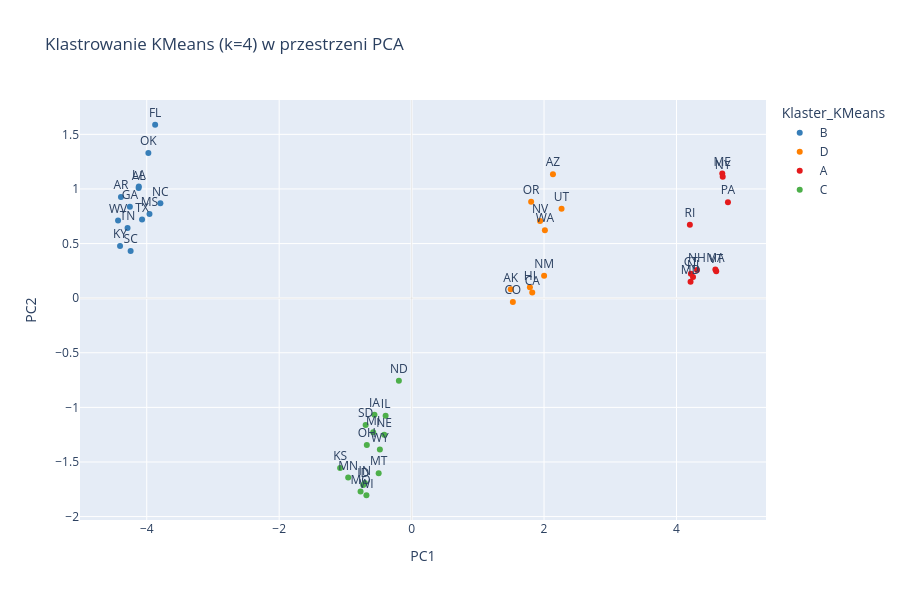

This figure's notebook cell:
### Code cell
df_pca['Klaster_KMeans'] = df_state['Klaster_KMeans'].values
CLUSTER_PALETTE = {ascii_uppercase[i]: BASE_CLUSTER_COLORS[i] for i in range(len(BASE_CLUSTER_COLORS))}
fig_km = px.scatter(
    df_pca,
    x='PC1',
    y='PC2',
    text='LocationAbbr',
    color='Klaster_KMeans',
    color_discrete_map=CLUSTER_PALETTE,
    hover_data=['LocationDesc', 'Obesity', 'NoActivity', 'Region'],
    title=f'Klastrowanie KMeans (k={best_k}) w przestrzeni PCA',
    height=600,
)
fig_km.update_traces(textposition='top center', selector=dict(mode='markers+text'))
fig_km.add_hline(y=0, line_width=0.5, line_color='lightgray')
fig_km.add_vline(x=0, line_width=0.5, line_color='lightgray')
fig_km.update_layout(legend_title_text='Klaster_KMeans')
fig_km.show(config=config)

### Figure 1 — Plotly figure (JSON) as saved in the notebook; plotly's stock layout.template omitted (floating-point values rounded to 4 significant figures)
{"data": [{"customdata": [["Alabama", 31.32, 26.59, "South"], ["Arkansas", 31.93, 27.7, "South"], ["Florida", 31.54, 27.35, "South"], ["Georgia", 31.88, 27.81, "South"], ["Kentucky", 30.8, 27.77, "South"], ["Louisiana", 31.38, 28.02, "South"], ["Mississippi", 30.92, 27.38, "South"], ["North Carolina", 30.73, 27.98, "South"], ["Oklahoma", 30.68, 27.56, "South"], ["South Carolina", 30.89, 28.3, "South"], ["Tennessee", 30.59, 28.51, "South"], ["Texas", 30.81, 27.48, "South"], ["West Virginia", 31.38, 28.63, "South"]], "hovertemplate": "Klaster_KMeans=B<br>PC1=%{x}<br>PC2=%{y}<br>LocationAbbr=%{text}<br>LocationDesc=%{customdata[0]}<br>Obesity=%{customdata[1]}<br>NoActivity=%{customdata[2]}<br>Region=%{customdata[3]}<extra></extra>", "legendgroup": "B", "marker": {"color": "#377EB8", "symbol": "circle"}, "mode": "markers+text", "name": "B", "orientation": "v", "showlegend": true, "text": ["AL", "AR", "FL", "GA", "KY", "LA", "MS", "NC", "OK", "SC", "TN", "TX", "WV"], "textposition": "top center", "type": "scatter", "x": [-4.123, -4.389, -3.873, -4.255, -4.403, -4.119, -3.958, -3.794, -3.975, -4.243, -4.29, -4.071, -4.433], "xaxis": "x", "y": [1.009, 0.9255, 1.588, 0.8375, 0.4787, 1.023, 0.771, 0.869, 1.33, 0.4321, 0.6431, 0.7203, 0.7106], "yaxis": "y"}, {"customdata": [["Alaska", 20.02, 17.56, "West"], ["Arizona", 19.77, 16.51, "West"], ["California", 20.78, 16.37, "West"], ["Colorado", 21.17, 16.19, "West"], ["Hawaii", 21.31, 15.77, "West"], ["Nevada", 21.09, 16.75, "West"], ["New Mexico", 20.71, 16.11, "West"], ["Oregon", 21.46, 18.61, "West"], ["Utah", 20.46, 16.76, "West"], ["Washington", 20.47, 17.92, "West"]], "hovertemplate": "Klaster_KMeans=D<br>PC1=%{x}<br>PC2=%{y}<br>LocationAbbr=%{text}<br>LocationDesc=%{customdata[0]}<br>Obesity=%{customdata[1]}<br>NoActivity=%{customdata[2]}<br>Region=%{customdata[3]}<extra></extra>", "legendgroup": "D", "marker": {"color": "#FF7F00", "symbol": "circle"}, "mode": "markers+text", "name": "D", "orientation": "v", "showlegend": true, "text": ["AK", "AZ", "CA", "CO", "HI", "NV", "NM", "OR", "UT", "WA"], "textposition": "top center", "type": "scatter", "x": [1.497, 2.135, 1.822, 1.529, 1.786, 1.94, 2.001, 1.805, 2.265, 2.013], "xaxis": "x", "y": [0.08145, 1.135, 0.05123, -0.03537, 0.09996, 0.707, 0.2063, 0.8825, 0.8186, 0.6223], "yaxis": "y"}, {"customdata": [["Connecticut", 18.83, 15.47, "Northeast"], ["Maine", 19.79, 15.01, "Northeast"], ["Maryland", 19.78, 14.89, "South"], ["Massachusetts", 18.03, 12.81, "Northeast"], ["New Hampshire", 18.85, 14.57, "Northeast"], ["New Jersey", 18.69, 14.85, "Northeast"], ["New York", 19.22, 15.43, "Northeast"], ["Pennsylvania", 20.27, 13.4, "Northeast"], ["Rhode Island", 18.63, 16.31, "Northeast"], ["Vermont", 19.25, 12.94, "Northeast"]], "hovertemplate": "Klaster_KMeans=A<br>PC1=%{x}<br>PC2=%{y}<br>LocationAbbr=%{text}<br>LocationDesc=%{customdata[0]}<br>Obesity=%{customdata[1]}<br>NoActivity=%{customdata[2]}<br>Region=%{customdata[3]}<extra></extra>", "legendgroup": "A", "marker": {"color": "#E41A1C", "symbol": "circle"}, "mode": "markers+text", "name": "A", "orientation": "v", "showlegend": true, "text": ["CT", "ME", "MD", "MA", "NH", "NJ", "NY", "PA", "RI", "VT"], "textposition": "top center", "type": "scatter", "x": [4.218, 4.692, 4.213, 4.588, 4.309, 4.25, 4.699, 4.777, 4.202, 4.6], "xaxis": "x", "y": [0.2228, 1.142, 0.1502, 0.2622, 0.2587, 0.1939, 1.111, 0.8786, 0.6729, 0.2471], "yaxis": "y"}, {"customdata": [["Idaho", 26.23, 21.15, "West"], ["Illinois", 26.81, 21.94, "Midwest"], ["Indiana", 26.35, 20.22, "Midwest"], ["Iowa", 26.14, 21.31, "Midwest"], ["Kansas", 26.58, 21.97, "Midwest"], ["Michigan", 26.54, 21.88, "Midwest"], ["Minnesota", 26.28, 22.74, "Midwest"], ["Missouri", 26.48, 20.85, "Midwest"], ["Montana", 25.26, 21.67, "West"], ["Nebraska", 26.13, 20.61, "Midwest"], ["North Dakota", 25.88, 21.68, "Midwest"], ["Ohio", 25.94, 21.72, "Midwest"], ["South Dakota", 26.54, 21.25, "Midwest"], ["Wisconsin", 26.4, 21.39, "Midwest"], ["Wyoming", 25.61, 21.52, "West"]], "hovertemplate": "Klaster_KMeans=C<br>PC1=%{x}<br>PC2=%{y}<br>LocationAbbr=%{text}<br>LocationDesc=%{customdata[0]}<br>Obesity=%{customdata[1]}<br>NoActivity=%{customdata[2]}<br>Region=%{customdata[3]}<extra></extra>", "legendgroup": "C", "marker": {"color": "#4DAF4A", "symbol": "circle"}, "mode": "markers+text", "name": "C", "orientation": "v", "showlegend": true, "text": ["ID", "IL", "IN", "IA", "KS", "MI", "MN", "MO", "MT", "NE", "ND", "OH", "SD", "WI", "WY"], "textposition": "top center", "type": "scatter", "x": [-0.7303, -0.3925, -0.7066, -0.5609, -1.08, -0.58, -0.9575, -0.7707, -0.4975, -0.4145, -0.1922, -0.6765, -0.6943, -0.6825, -0.4791], "xaxis": "x", "y": [-1.71, -1.076, -1.692, -1.068, -1.554, -1.228, -1.642, -1.769, -1.603, -1.251, -0.7552, -1.346, -1.161, -1.805, -1.386], "yaxis": "y"}], "layout": {"height": 600, "legend": {"title": {"text": "Klaster_KMeans"}, "tracegroupgap": 0}, "shapes": [{"line": {"color": "lightgray", "width": 0.5}, "type": "line", "x0": 0, "x1": 1, "xref": "x domain", "y0": 0, "y1": 0, "yref": "y"}, {"line": {"color": "lightgray", "width": 0.5}, "type": "line", "x0": 0, "x1": 0, "xref": "x", "y0": 0, "y1": 1, "yref": "y domain"}], "title": {"text": "Klastrowanie KMeans (k=4) w przestrzeni PCA"}, "xaxis": {"anchor": "y", "domain": [0, 1], "title": {"text": "PC1"}}, "yaxis": {"anchor": "x", "domain": [0, 1], "title": {"text": "PC2"}}}}
